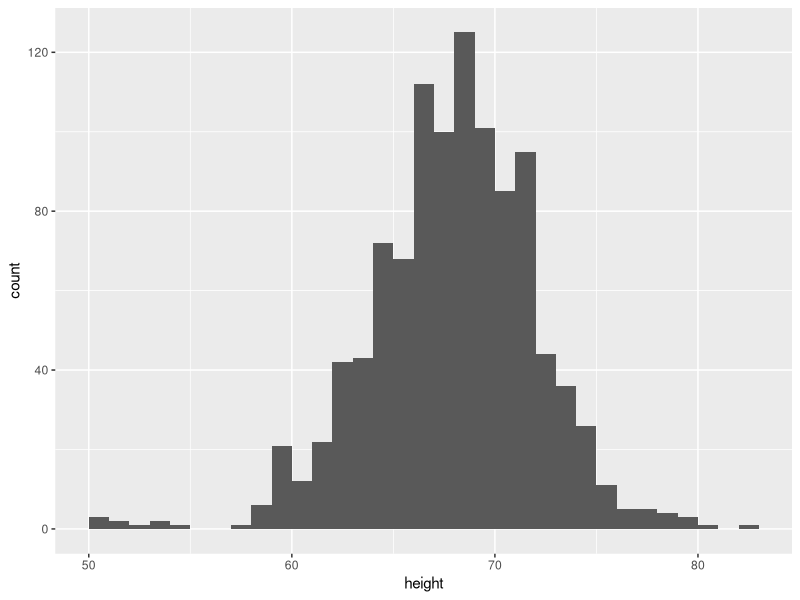
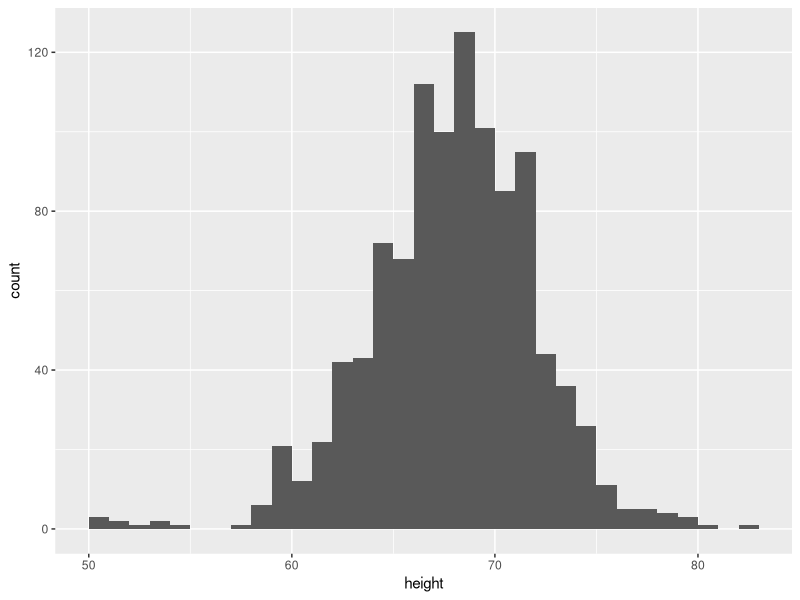
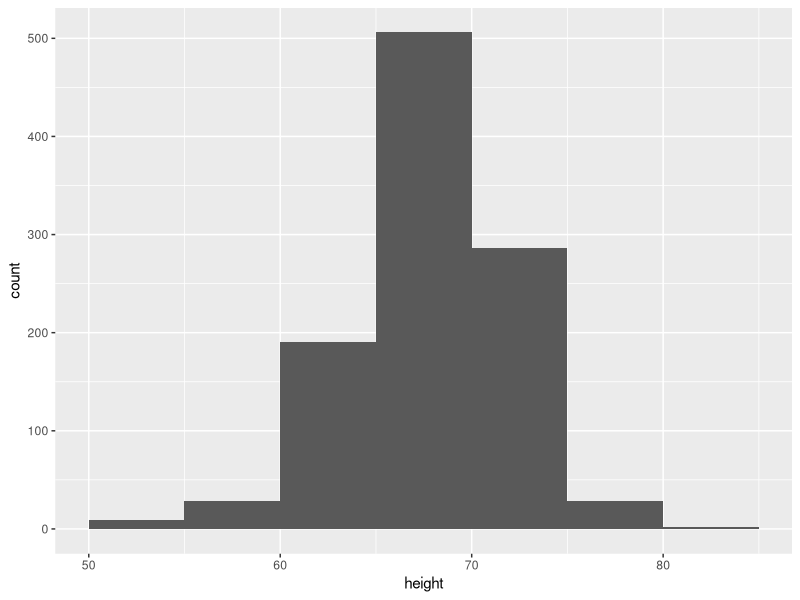
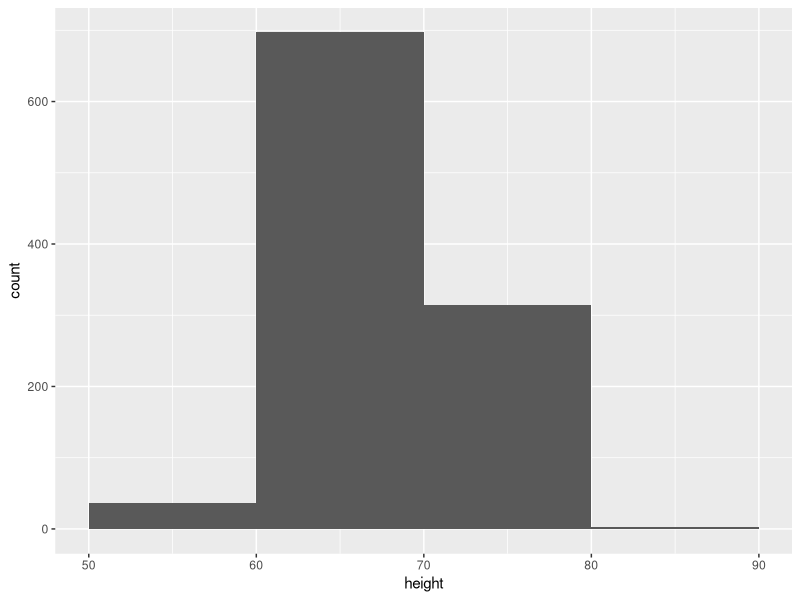
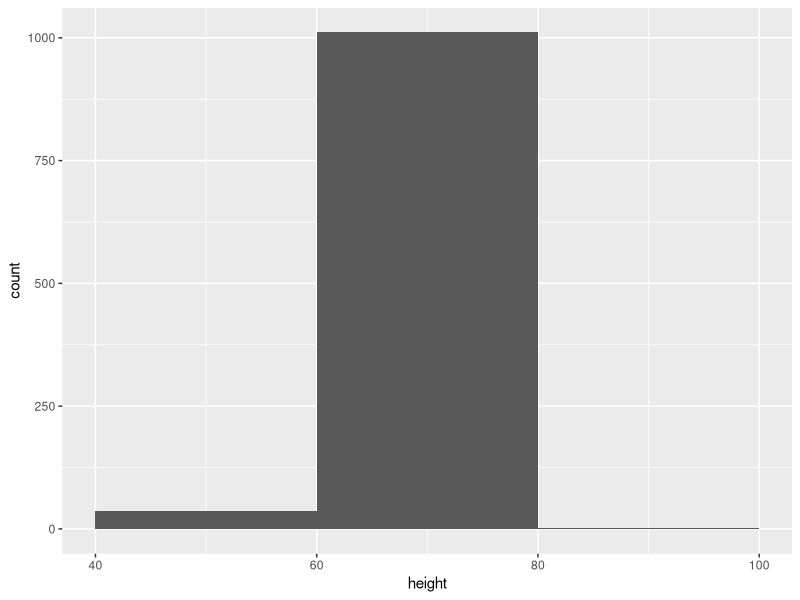
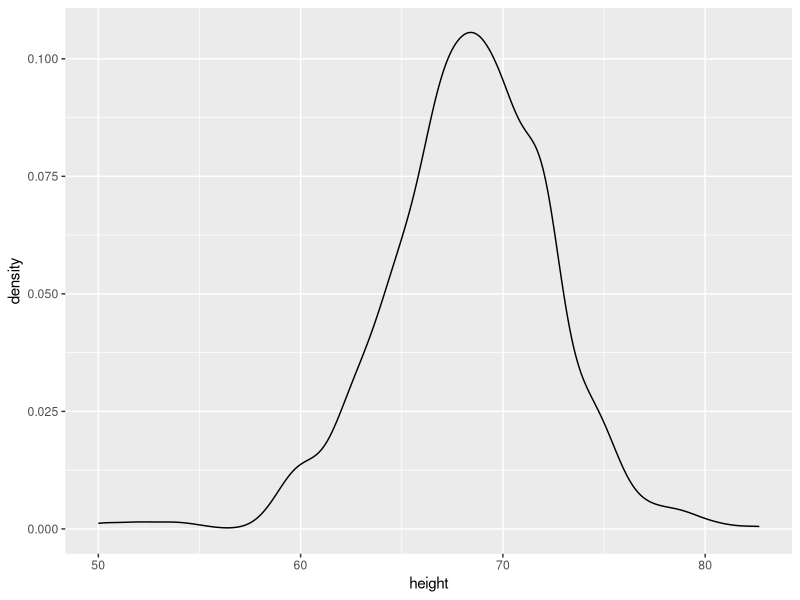
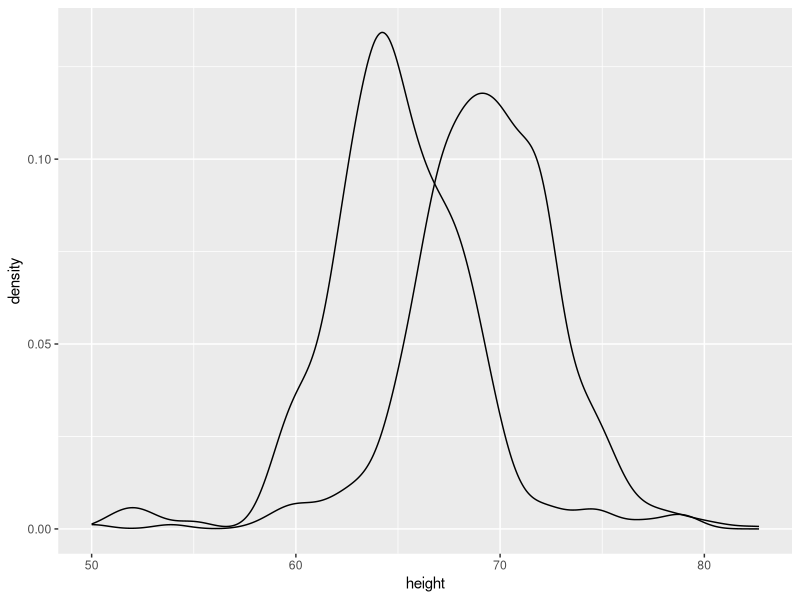
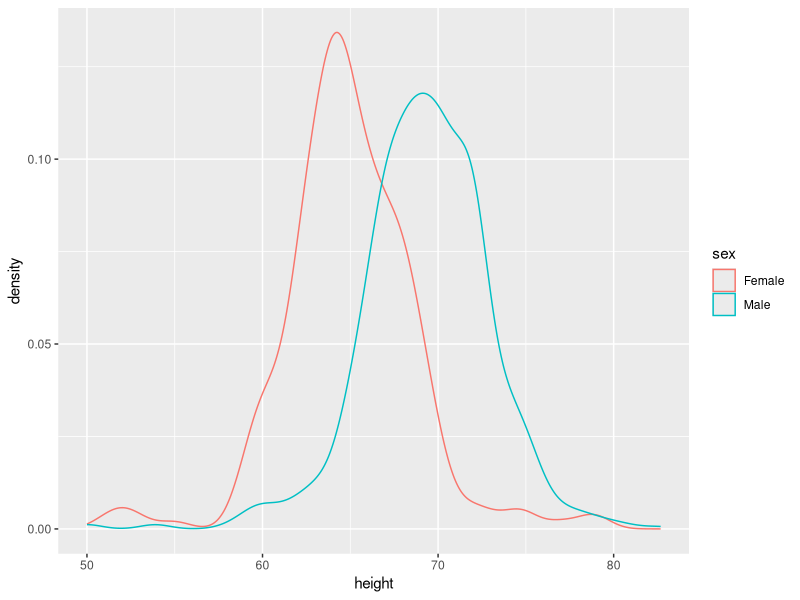

Recreate these plots in R, in order.
## ---- chunk 1
knitr::opts_chunk$set(echo = TRUE)
library(tidyverse)
## ---- chunk 2
#install.packages("dslabs")
library(dslabs) 
data(heights)
glimpse(heights)
## ---- chunk 3
#Histogram of all heights
heights %>% ggplot(aes(x = height)) + 
  geom_histogram(binwidth = 1, boundary = 0) # Seperated by 1, also alligned to the left

## ---- chunk 4
#Histogram of all heights - binwidth 1
heights %>% ggplot(aes(x = height)) + 
  geom_histogram(binwidth = 1, boundary = 0)

# Binwidth 5
heights %>% ggplot(aes(x = height)) + 
  geom_histogram(binwidth = 5, boundary = 0)

# Binwidth 10
heights %>% ggplot(aes(x = height)) + 
  geom_histogram(binwidth = 10, boundary = 0)

# Binwidth 20
heights %>% ggplot(aes(x = height)) + 
  geom_histogram(binwidth = 20, boundary = 0)
## ---- chunk 5
# Density graph
heights %>% ggplot(aes(x = height)) + 
  geom_density()
## ---- chunk 6
# Splits densities by sex
heights %>% ggplot(aes(x = height, group = sex)) + 
  geom_density()
## ---- chunk 7
# Splits densities by sex w/ color lines
heights %>% ggplot(aes(x = height, color = sex)) + 
  geom_density()

## ---- chunk 8
# Splits densities by sex w/ color fill
heights %>% ggplot(aes(x = height, fill = sex, alpha = 0.5)) + 
  geom_density()

# Splits histograms by sex w/ color
heights %>% ggplot(aes(x = height, fill = sex)) + 
  geom_histogram() + facet_wrap(~ sex)
## ---- chunk 9
# Boxplots
heights %>% ggplot(aes(y = height, color = sex)) + 
  geom_boxplot()
## ---- chunk 10
# Displays mean and median overall using a table
heights %>% 
  summarise(mean = mean(height), median = median(height))
## ---- chunk 11
# Displays mean and median for both groups using a table
heights %>% 
  group_by(sex) %>% 
  summarise(mean = mean(height), median = median(height))

## ---- chunk 12
# Table shows maximum and minimum height for both groups
heights %>% 
  group_by(sex) %>% 
  summarize(max_height = max(height), min_height = min(height))

## ---- chunk 13
#heights %>% 
#  group_by(sex) %>% 
#  summarize(mean = mean(height)) %>% 
#  ggplot(aes(sex, height)) + geom_bar()

## ---- chunk 14
# install.packages("pscl")
library(pscl) # loads in the package that has this data. 
## You might need to install this...

# data for presidental elections
votedata <-  presidentialElections
glimpse(votedata)
## ---- chunk 15



## ---- chunk 16



## ---- chunk 17



## ---- chunk 18


## ---- chunk 19


## ---- chunk 20



## ---- chunk 21


## ---- chunk 22
library(maps)
votedata$state <- tolower(votedata$state)  ## states need to be lowercase for linking

states_map <- map_data("state") ## this gives us the lat and long for each point of each state.
  
map_plot <-  ggplot(data =  votedata %>% filter(year == 2008), aes(map_id = state)) +
    geom_map(aes(fill = demVote), map = states_map) +
    expand_limits(x = states_map$long, y = states_map$lat)

map_plot  
## ---- chunk 23
map_plot <-  ggplot(data =  votedata %>% filter(year == 2016), aes(map_id = state)) +
  geom_map(aes(fill = demVote), map = states_map)+
  expand_limits(x = states_map$long, y = states_map$lat)

map_plot  
## ---- chunk 24


## ---- chunk 25


## ---- chunk 26


## ---- chunk 27
library(palmerpenguins)
glimpse(penguins)
## ---- chunk 28


## ---- chunk 29


## ---- chunk 30


## ---- chunk 31



## ---- chunk 32



## ---- chunk 33
